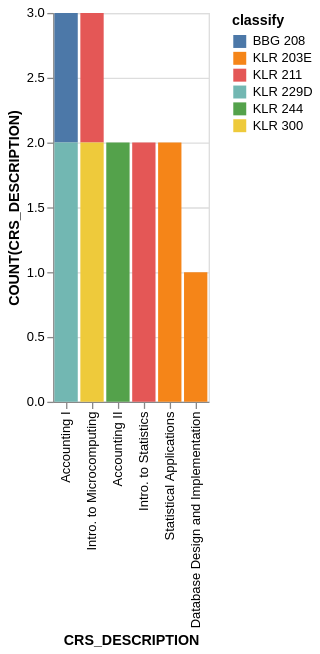

Vega-Lite specification stored for this chart:
### Vega-Lite specification from a JSON file in a GitHub repository (floating-point values rounded to 4 significant figures)
{"data": {"values": [{"x_data": "Accounting I", "y_data": 1, "classify": "BBG 208"}, {"x_data": "Accounting II", "y_data": 0, "classify": "BBG 208"}, {"x_data": "Database Design and Implementation", "y_data": 0, "classify": "BBG 208"}, {"x_data": "Intro. to Microcomputing", "y_data": 0, "classify": "BBG 208"}, {"x_data": "Intro. to Statistics", "y_data": 0, "classify": "BBG 208"}, {"x_data": "Statistical Applications", "y_data": 0, "classify": "BBG 208"}, {"x_data": "Accounting I", "y_data": 0, "classify": "KLR 203E"}, {"x_data": "Accounting II", "y_data": 0, "classify": "KLR 203E"}, {"x_data": "Database Design and Implementation", "y_data": 1, "classify": "KLR 203E"}, {"x_data": "Intro. to Microcomputing", "y_data": 0, "classify": "KLR 203E"}, {"x_data": "Intro. to Statistics", "y_data": 0, "classify": "KLR 203E"}, {"x_data": "Statistical Applications", "y_data": 2, "classify": "KLR 203E"}, {"x_data": "Accounting I", "y_data": 0, "classify": "KLR 211"}, {"x_data": "Accounting II", "y_data": 0, "classify": "KLR 211"}, {"x_data": "Database Design and Implementation", "y_data": 0, "classify": "KLR 211"}, {"x_data": "Intro. to Microcomputing", "y_data": 1, "classify": "KLR 211"}, {"x_data": "Intro. to Statistics", "y_data": 2, "classify": "KLR 211"}, {"x_data": "Statistical Applications", "y_data": 0, "classify": "KLR 211"}, {"x_data": "Accounting I", "y_data": 2, "classify": "KLR 229D"}, {"x_data": "Accounting II", "y_data": 0, "classify": "KLR 229D"}, {"x_data": "Database Design and Implementation", "y_data": 0, "classify": "KLR 229D"}, {"x_data": "Intro. to Microcomputing", "y_data": 0, "classify": "KLR 229D"}, {"x_data": "Intro. to Statistics", "y_data": 0, "classify": "KLR 229D"}, {"x_data": "Statistical Applications", "y_data": 0, "classify": "KLR 229D"}, {"x_data": "Accounting I", "y_data": 0, "classify": "KLR 244"}, {"x_data": "Accounting II", "y_data": 2, "classify": "KLR 244"}, {"x_data": "Database Design and Implementation", "y_data": 0, "classify": "KLR 244"}, {"x_data": "Intro. to Microcomputing", "y_data": 0, "classify": "KLR 244"}, {"x_data": "Intro. to Statistics", "y_data": 0, "classify": "KLR 244"}, {"x_data": "Statistical Applications", "y_data": 0, "classify": "KLR 244"}, {"x_data": "Accounting I", "y_data": 0, "classify": "KLR 300"}, {"x_data": "Accounting II", "y_data": 0, "classify": "KLR 300"}, {"x_data": "Database Design and Implementation", "y_data": 0, "classify": "KLR 300"}, {"x_data": "Intro. to Microcomputing", "y_data": 2, "classify": "KLR 300"}, {"x_data": "Intro. to Statistics", "y_data": 0, "classify": "KLR 300"}, {"x_data": "Statistical Applications", "y_data": 0, "classify": "KLR 300"}]}, "mark": "bar", "encoding": {"x": {"field": "x_data", "type": "nominal", "title": "CRS_DESCRIPTION", "sort": {"op": "sum", "field": "y_data", "order": "descending"}}, "y": {"field": "y_data", "type": "quantitative", "title": "COUNT(CRS_DESCRIPTION)"}, "color": {"field": "classify"}}}
